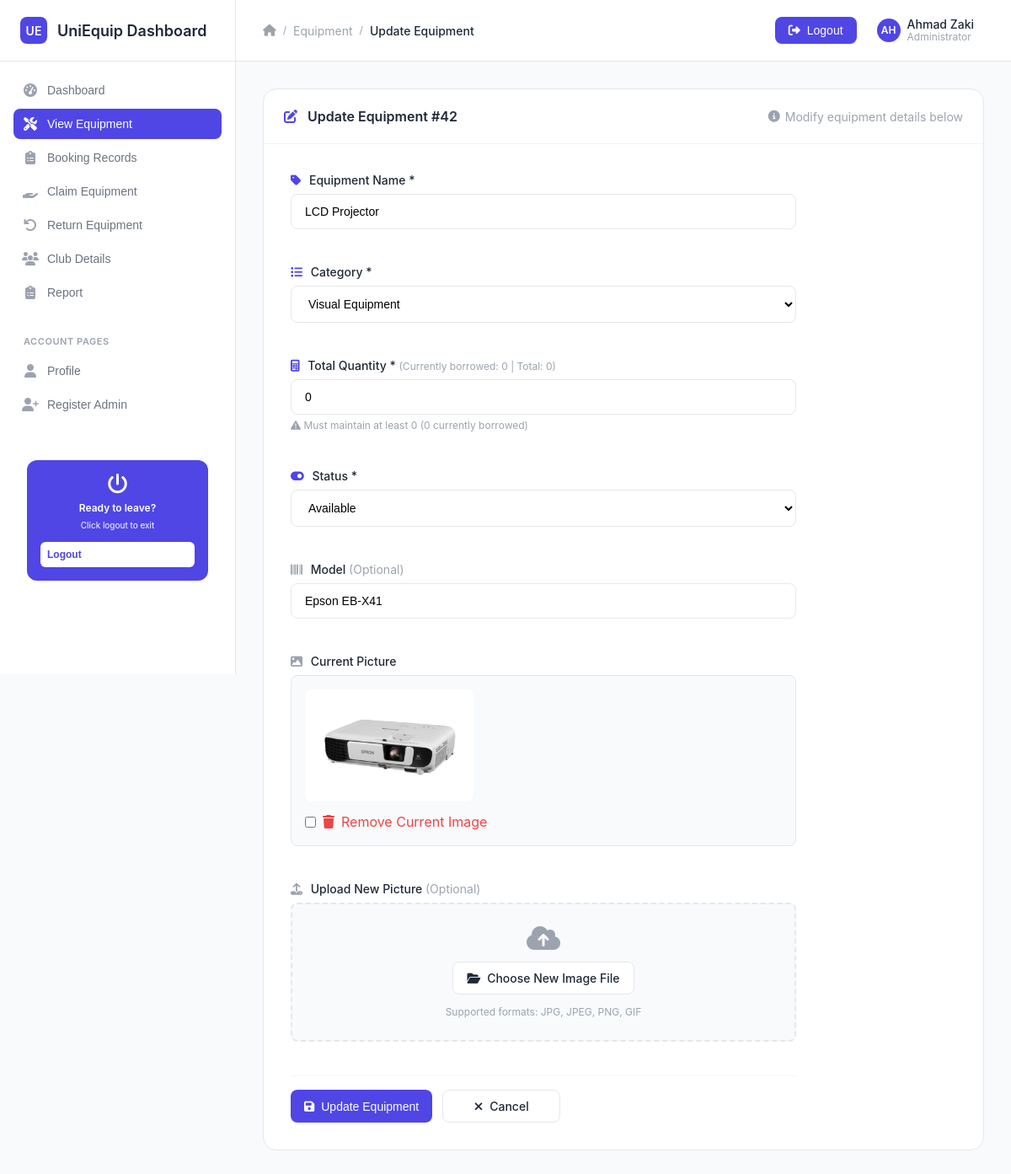
Screenshot of /update_equipment.php?id_equipment=42 (signed in) with the database file from the repository.
### tables this page shows
CREATE TABLE `equipment` (
  `id_equipment` int(11) NOT NULL,
  `name` varchar(50) NOT NULL,
  `category` varchar(50) NOT NULL,
  `status` varchar(50) NOT NULL,
  `qty` int(11) NOT NULL,
  `model` varchar(50) DEFAULT NULL,
  `picture` varchar(255) DEFAULT NULL
);

### update_equipment.php (the view, shortened to what the rows shown need)
<?php
include("db.php");
function calculateBorrowedQty($connect, $id_equipment) {
    $today = date('Y-m-d');
    $query = "SELECT COALESCE(SUM(be.qty), 0) as total_borrowed
              FROM booking_equipment be
              JOIN booking b ON be.id_booking = b.id_booking
              WHERE be.id_equipment = $id_equipment
              AND b.status IN ('approved', 'borrowed')
              AND b.start_date <= '$today'
              AND b.end_date >= '$today'";
    $result = mysqli_query($connect, $query);
    $borrowedQty = 0;
    if ($result && $row = mysqli_fetch_assoc($result)) {
        $borrowedQty = (int)$row['total_borrowed'];
    }
    return $borrowedQty;
}
$id_equipment = (int)$_GET['id_equipment'];
$query = "SELECT * FROM equipment WHERE id_equipment = $id_equipment";
$result = mysqli_query($connect, $query);
$equipment = mysqli_fetch_assoc($result);
$borrowedQty = calculateBorrowedQty($connect, $id_equipment);
$minAllowedQty = $borrowedQty;
?>
<!DOCTYPE html>
<html lang="en">
<head>
    <link href="https://cdnjs.cloudflare.com/ajax/libs/font-awesome/6.4.0/css/all.min.css" rel="stylesheet">
    <link href="style.css" rel="stylesheet">
</head>
<body>
    <div class="dashboard-container">
        <div class="main-content">
            <div class="content-area">
                <div class="table-container">
                    <div class="table-header">
                        <h2 class="table-title">
                            <i class="fas fa-edit" style="margin-right: 8px; color: var(--primary-color);"></i>
                            Update Equipment #<?= $equipment['id_equipment'] ?>
                        </h2>
                        <div class="table-meta">
                            <i class="fas fa-info-circle"></i>
                            Modify equipment details below
                        </div>
                    </div>
                    <div style="padding: 32px;">
                        <form name="equipmentForm" method="post" enctype="multipart/form-data" onsubmit="return validateForm();" style="max-width: 600px;">
                            <div style="display: grid; gap: 24px;">
                                <div class="form-group">
                                    <label class="form-label">
                                        <i class="fas fa-tag" style="margin-right: 6px; color: var(--primary-color);"></i>
                                        Equipment Name *
                                    </label>
                                    <input type="text" name="name" class="form-input" required
                                           value="<?= htmlspecialchars($equipment['name']) ?>"
                                           placeholder="Enter equipment name"
                                           style="padding: 12px 16px; font-size: 14px;">
                                </div>
                                <div class="form-group">
                                    <label class="form-label">
                                        <i class="fas fa-calculator" style="margin-right: 6px; color: var(--primary-color);"></i>
                                        Total Quantity *
                                        <span style="color: var(--text-muted); font-weight: 400; font-size: 12px;">
                                            (Currently borrowed: <?= $borrowedQty ?> | Total: <?= $equipment['qty'] ?>)
                                        </span>
                                    </label>
                                    <input type="number" name="qty" class="form-input" required
                                           min="<?= $minAllowedQty ?>"
                                           value="<?= $equipment['qty'] ?>"
                                           placeholder="Enter total quantity"
                                           style="padding: 12px 16px; font-size: 14px;">
                                    <div style="font-size: 12px; color: var(--text-muted); margin-top: 4px;">
                                        <i class="fas fa-exclamation-triangle"></i>
                                        Must maintain at least <?= $minAllowedQty ?> (<?= $borrowedQty ?> currently borrowed)
                                    </div>
                                </div>
                                <div class="form-group">
                                    <label class="form-label">
                                        <i class="fas fa-toggle-on" style="margin-right: 6px; color: var(--primary-color);"></i>
                                        Status *
                                    </label>
                                    <select name="status" class="form-select" required
                                            style="padding: 12px 16px; font-size: 14px;">
                                        <option value="Available" <?= $equipment['status'] === 'Available' ? 'selected' : '' ?>>Available</option>
                                    </select>
                                </div>
                                <div class="form-group">
                                    <label class="form-label">
                                        <i class="fas fa-barcode" style="margin-right: 6px; color: var(--text-muted);"></i>
                                        Model <span style="color: var(--text-muted); font-weight: 400;">(Optional)</span>
                                    </label>
                                    <input type="text" name="model" class="form-input"
                                           value="<?= htmlspecialchars($equipment['model']) ?>"
                                           placeholder="Enter model number or description"
                                           style="padding: 12px 16px; font-size: 14px;">
                                </div>
                                <?php if (!empty($equipment['picture']) && file_exists($equipment['picture'])) { ?>
                                <div class="form-group">
                                    <label class="form-label">
                                        <i class="fas fa-image" style="margin-right: 6px; color: var(--text-muted);"></i>
                                        Current Picture
                                    </label>
                                    <div style="border: 1px solid var(--border-color); border-radius: var(--radius-md); padding: 16px; background-color: var(--bg-primary);">
                                        <img src="<?= $equipment['picture'] ?>" alt="Current Equipment Image"
                                             style="max-width: 200px; max-height: 200px; border-radius: var(--radius-md); margin-bottom: 12px; display: block;">
                                        <label style="display: flex; align-items: center; gap: 8px; cursor: pointer; color: var(--error-color);">
                                            <input type="checkbox" name="remove_picture" style="margin: 0;">
                                            <i class="fas fa-trash"></i>
                                            Remove Current Image
                                        </label>
                                    </div>
                                </div>
                                <?php } ?>
                            </div>
                        </form>
                    </div>
                </div>
            </div>
        </div>
    </div>
</body>
</html>

### rows the page displays
equipment: id_equipment "42", name "LCD Projector", qty "0", status "Available", model "Epson EB-X41", picture (picture)

### other values shown
substr($_SESSION['staff_name'], 0, 2) "AH"
$_SESSION['staff_name'] "Ahmad Zaki"
$borrowedQty "0"
$minAllowedQty "0"
form field category "Visual Equipment"
